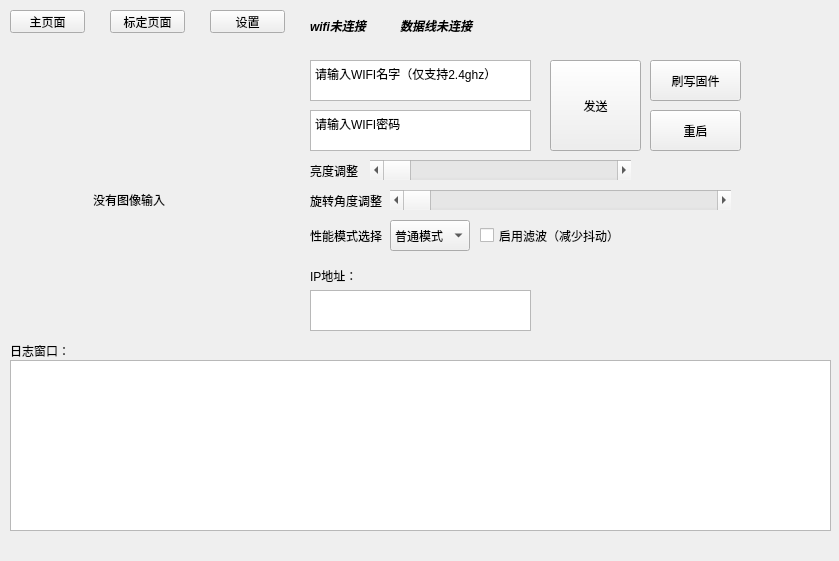
<?xml version="1.0" encoding="UTF-8"?>
<ui version="4.0">
 <class>PaperFaceTrackerMainWindow</class>
 <widget class="QWidget" name="PaperFaceTrackerMainWindow">
  <property name="geometry">
   <rect>
    <x>0</x>
    <y>0</y>
    <width>839</width>
    <height>561</height>
   </rect>
  </property>
  <property name="windowTitle">
   <string>PaperTrack</string>
  </property>
  <property name="styleSheet">
   <string notr="true"/>
  </property>
  <widget class="QStackedWidget" name="stackedWidget">
   <property name="geometry">
    <rect>
     <x>0</x>
     <y>50</y>
     <width>841</width>
     <height>491</height>
    </rect>
   </property>
   <property name="currentIndex">
    <number>0</number>
   </property>
   <widget class="QWidget" name="page">
    <widget class="QLabel" name="ImageLabel">
     <property name="geometry">
      <rect>
       <x>10</x>
       <y>10</y>
       <width>280</width>
       <height>280</height>
      </rect>
     </property>
     <property name="text">
      <string>                         没有图像输入</string>
     </property>
     <property name="textInteractionFlags">
      <set>Qt::TextInteractionFlag::NoTextInteraction</set>
     </property>
    </widget>
    <widget class="QPlainTextEdit" name="SSIDText">
     <property name="geometry">
      <rect>
       <x>310</x>
       <y>10</y>
       <width>221</width>
       <height>41</height>
      </rect>
     </property>
     <property name="plainText">
      <string>请输入WIFI名字（仅支持2.4ghz）</string>
     </property>
    </widget>
    <widget class="QPlainTextEdit" name="PasswordText">
     <property name="geometry">
      <rect>
       <x>310</x>
       <y>60</y>
       <width>221</width>
       <height>41</height>
      </rect>
     </property>
     <property name="plainText">
      <string>请输入WIFI密码</string>
     </property>
    </widget>
    <widget class="QScrollBar" name="BrightnessBar">
     <property name="geometry">
      <rect>
       <x>370</x>
       <y>110</y>
       <width>261</width>
       <height>20</height>
      </rect>
     </property>
     <property name="orientation">
      <enum>Qt::Orientation::Horizontal</enum>
     </property>
    </widget>
    <widget class="QLabel" name="label">
     <property name="geometry">
      <rect>
       <x>310</x>
       <y>110</y>
       <width>51</width>
       <height>21</height>
      </rect>
     </property>
     <property name="text">
      <string>亮度调整</string>
     </property>
    </widget>
    <widget class="QPushButton" name="wifi_send_Button">
     <property name="geometry">
      <rect>
       <x>550</x>
       <y>10</y>
       <width>91</width>
       <height>91</height>
      </rect>
     </property>
     <property name="text">
      <string>发送</string>
     </property>
    </widget>
    <widget class="QPushButton" name="FlashFirmwareButton">
     <property name="geometry">
      <rect>
       <x>650</x>
       <y>10</y>
       <width>91</width>
       <height>41</height>
      </rect>
     </property>
     <property name="text">
      <string>刷写固件</string>
     </property>
    </widget>
    <widget class="QPlainTextEdit" name="LogText">
     <property name="geometry">
      <rect>
       <x>10</x>
       <y>310</y>
       <width>821</width>
       <height>171</height>
      </rect>
     </property>
     <property name="readOnly">
      <bool>true</bool>
     </property>
    </widget>
    <widget class="QLabel" name="label_2">
     <property name="geometry">
      <rect>
       <x>10</x>
       <y>291</y>
       <width>111</width>
       <height>20</height>
      </rect>
     </property>
     <property name="text">
      <string>日志窗口：</string>
     </property>
    </widget>
    <widget class="QTextEdit" name="textEdit">
     <property name="geometry">
      <rect>
       <x>310</x>
       <y>240</y>
       <width>221</width>
       <height>41</height>
      </rect>
     </property>
     <property name="readOnly">
      <bool>true</bool>
     </property>
    </widget>
    <widget class="QLabel" name="label_16">
     <property name="geometry">
      <rect>
       <x>310</x>
       <y>210</y>
       <width>51</width>
       <height>31</height>
      </rect>
     </property>
     <property name="text">
      <string>IP地址：</string>
     </property>
    </widget>
    <widget class="QPushButton" name="restart_Button">
     <property name="geometry">
      <rect>
       <x>650</x>
       <y>60</y>
       <width>91</width>
       <height>41</height>
      </rect>
     </property>
     <property name="text">
      <string>重启</string>
     </property>
    </widget>
    <widget class="QLabel" name="label_17">
     <property name="geometry">
      <rect>
       <x>310</x>
       <y>140</y>
       <width>81</width>
       <height>21</height>
      </rect>
     </property>
     <property name="text">
      <string>旋转角度调整</string>
     </property>
    </widget>
    <widget class="QScrollBar" name="RotateImageBar">
     <property name="geometry">
      <rect>
       <x>390</x>
       <y>140</y>
       <width>341</width>
       <height>20</height>
      </rect>
     </property>
     <property name="maximum">
      <number>1080</number>
     </property>
     <property name="pageStep">
      <number>40</number>
     </property>
     <property name="orientation">
      <enum>Qt::Orientation::Horizontal</enum>
     </property>
    </widget>
    <widget class="QCheckBox" name="UseFilterBox">
     <property name="geometry">
      <rect>
       <x>480</x>
       <y>170</y>
       <width>141</width>
       <height>31</height>
      </rect>
     </property>
     <property name="text">
      <string>启用滤波（减少抖动）</string>
     </property>
    </widget>
    <widget class="QComboBox" name="EnergyModeBox">
     <property name="geometry">
      <rect>
       <x>390</x>
       <y>170</y>
       <width>80</width>
       <height>31</height>
      </rect>
     </property>
     <property name="duplicatesEnabled">
      <bool>false</bool>
     </property>
     <item>
      <property name="text">
       <string>普通模式</string>
      </property>
     </item>
     <item>
      <property name="text">
       <string>节能模式</string>
      </property>
     </item>
     <item>
      <property name="text">
       <string>性能模式</string>
      </property>
     </item>
    </widget>
    <widget class="QLabel" name="label_18">
     <property name="geometry">
      <rect>
       <x>310</x>
       <y>170</y>
       <width>81</width>
       <height>31</height>
      </rect>
     </property>
     <property name="text">
      <string>性能模式选择</string>
     </property>
    </widget>
    <zorder>SSIDText</zorder>
    <zorder>PasswordText</zorder>
    <zorder>BrightnessBar</zorder>
    <zorder>label</zorder>
    <zorder>wifi_send_Button</zorder>
    <zorder>FlashFirmwareButton</zorder>
    <zorder>LogText</zorder>
    <zorder>label_2</zorder>
    <zorder>textEdit</zorder>
    <zorder>label_16</zorder>
    <zorder>restart_Button</zorder>
    <zorder>label_17</zorder>
    <zorder>RotateImageBar</zorder>
    <zorder>UseFilterBox</zorder>
    <zorder>EnergyModeBox</zorder>
    <zorder>label_18</zorder>
    <zorder>ImageLabel</zorder>
   </widget>
   <widget class="QWidget" name="page_2">
    <widget class="QScrollArea" name="scrollArea">
     <property name="geometry">
      <rect>
       <x>0</x>
       <y>30</y>
       <width>500</width>
       <height>441</height>
      </rect>
     </property>
     <property name="minimumSize">
      <size>
       <width>500</width>
       <height>441</height>
      </size>
     </property>
     <property name="verticalScrollBarPolicy">
      <enum>Qt::ScrollBarPolicy::ScrollBarAsNeeded</enum>
     </property>
     <property name="widgetResizable">
      <bool>false</bool>
     </property>
     <widget class="QWidget" name="scrollAreaWidgetContents">
      <property name="geometry">
       <rect>
        <x>0</x>
        <y>0</y>
        <width>639</width>
        <height>500</height>
       </rect>
      </property>
      <property name="minimumSize">
       <size>
        <width>0</width>
        <height>500</height>
       </size>
      </property>
      <widget class="QLabel" name="label_5">
       <property name="geometry">
        <rect>
         <x>10</x>
         <y>10</y>
         <width>91</width>
         <height>16</height>
        </rect>
       </property>
       <property name="text">
        <string>左脸颊</string>
       </property>
      </widget>
      <widget class="QLabel" name="label_10">
       <property name="geometry">
        <rect>
         <x>10</x>
         <y>210</y>
         <width>91</width>
         <height>16</height>
        </rect>
       </property>
       <property name="text">
        <string>嘴左移</string>
       </property>
      </widget>
      <widget class="QLabel" name="label_13">
       <property name="geometry">
        <rect>
         <x>10</x>
         <y>330</y>
         <width>91</width>
         <height>16</height>
        </rect>
       </property>
       <property name="text">
        <string>舌头向上</string>
       </property>
      </widget>
      <widget class="QLabel" name="label_6">
       <property name="geometry">
        <rect>
         <x>10</x>
         <y>50</y>
         <width>91</width>
         <height>16</height>
        </rect>
       </property>
       <property name="text">
        <string>右脸颊</string>
       </property>
      </widget>
      <widget class="QLabel" name="label_15">
       <property name="geometry">
        <rect>
         <x>10</x>
         <y>410</y>
         <width>91</width>
         <height>16</height>
        </rect>
       </property>
       <property name="text">
        <string>舌头向左</string>
       </property>
      </widget>
      <widget class="QLabel" name="label_7">
       <property name="geometry">
        <rect>
         <x>10</x>
         <y>90</y>
         <width>91</width>
         <height>16</height>
        </rect>
       </property>
       <property name="text">
        <string>张嘴</string>
       </property>
      </widget>
      <widget class="QLabel" name="label_11">
       <property name="geometry">
        <rect>
         <x>10</x>
         <y>250</y>
         <width>91</width>
         <height>16</height>
        </rect>
       </property>
       <property name="text">
        <string>嘴右移</string>
       </property>
      </widget>
      <widget class="QLabel" name="label_9">
       <property name="geometry">
        <rect>
         <x>10</x>
         <y>170</y>
         <width>91</width>
         <height>16</height>
        </rect>
       </property>
       <property name="text">
        <string>下巴右移</string>
       </property>
      </widget>
      <widget class="QLabel" name="label_14">
       <property name="geometry">
        <rect>
         <x>10</x>
         <y>370</y>
         <width>91</width>
         <height>16</height>
        </rect>
       </property>
       <property name="text">
        <string>舌头向下</string>
       </property>
      </widget>
      <widget class="QLabel" name="label_8">
       <property name="geometry">
        <rect>
         <x>10</x>
         <y>130</y>
         <width>91</width>
         <height>16</height>
        </rect>
       </property>
       <property name="text">
        <string>下巴左移</string>
       </property>
      </widget>
      <widget class="QLabel" name="label_12">
       <property name="geometry">
        <rect>
         <x>10</x>
         <y>290</y>
         <width>91</width>
         <height>16</height>
        </rect>
       </property>
       <property name="text">
        <string>舌头伸出</string>
       </property>
      </widget>
      <widget class="QLabel" name="label_31">
       <property name="geometry">
        <rect>
         <x>10</x>
         <y>450</y>
         <width>91</width>
         <height>16</height>
        </rect>
       </property>
       <property name="text">
        <string>舌头向右</string>
       </property>
      </widget>
      <widget class="QProgressBar" name="CheekPullLeftValue">
       <property name="geometry">
        <rect>
         <x>350</x>
         <y>0</y>
         <width>151</width>
         <height>31</height>
        </rect>
       </property>
       <property name="value">
        <number>24</number>
       </property>
      </widget>
      <widget class="QProgressBar" name="CheekPullRightValue">
       <property name="geometry">
        <rect>
         <x>350</x>
         <y>40</y>
         <width>151</width>
         <height>31</height>
        </rect>
       </property>
       <property name="value">
        <number>24</number>
       </property>
      </widget>
      <widget class="QProgressBar" name="JawLeftValue">
       <property name="geometry">
        <rect>
         <x>350</x>
         <y>120</y>
         <width>151</width>
         <height>31</height>
        </rect>
       </property>
       <property name="value">
        <number>24</number>
       </property>
      </widget>
      <widget class="QProgressBar" name="JawOpenValue">
       <property name="geometry">
        <rect>
         <x>350</x>
         <y>80</y>
         <width>151</width>
         <height>31</height>
        </rect>
       </property>
       <property name="value">
        <number>24</number>
       </property>
      </widget>
      <widget class="QProgressBar" name="MouthLeftValue">
       <property name="geometry">
        <rect>
         <x>350</x>
         <y>200</y>
         <width>151</width>
         <height>31</height>
        </rect>
       </property>
       <property name="value">
        <number>24</number>
       </property>
      </widget>
      <widget class="QProgressBar" name="JawRightValue">
       <property name="geometry">
        <rect>
         <x>350</x>
         <y>160</y>
         <width>151</width>
         <height>31</height>
        </rect>
       </property>
       <property name="value">
        <number>24</number>
       </property>
      </widget>
      <widget class="QProgressBar" name="TongueOutValue">
       <property name="geometry">
        <rect>
         <x>350</x>
         <y>280</y>
         <width>151</width>
         <height>31</height>
        </rect>
       </property>
       <property name="value">
        <number>24</number>
       </property>
      </widget>
      <widget class="QProgressBar" name="MouthRightValue">
       <property name="geometry">
        <rect>
         <x>350</x>
         <y>240</y>
         <width>151</width>
         <height>31</height>
        </rect>
       </property>
       <property name="value">
        <number>24</number>
       </property>
      </widget>
      <widget class="QProgressBar" name="TongueDownValue">
       <property name="geometry">
        <rect>
         <x>350</x>
         <y>360</y>
         <width>151</width>
         <height>31</height>
        </rect>
       </property>
       <property name="value">
        <number>24</number>
       </property>
      </widget>
      <widget class="QProgressBar" name="TongueUpValue">
       <property name="geometry">
        <rect>
         <x>350</x>
         <y>320</y>
         <width>151</width>
         <height>31</height>
        </rect>
       </property>
       <property name="value">
        <number>24</number>
       </property>
      </widget>
      <widget class="QProgressBar" name="TongueRightValue">
       <property name="geometry">
        <rect>
         <x>350</x>
         <y>440</y>
         <width>151</width>
         <height>31</height>
        </rect>
       </property>
       <property name="value">
        <number>24</number>
       </property>
      </widget>
      <widget class="QProgressBar" name="TongueLeftValue">
       <property name="geometry">
        <rect>
         <x>350</x>
         <y>400</y>
         <width>151</width>
         <height>31</height>
        </rect>
       </property>
       <property name="value">
        <number>24</number>
       </property>
      </widget>
      <widget class="QScrollBar" name="CheekPuffLeftBar">
       <property name="geometry">
        <rect>
         <x>120</x>
         <y>10</y>
         <width>201</width>
         <height>16</height>
        </rect>
       </property>
       <property name="orientation">
        <enum>Qt::Orientation::Horizontal</enum>
       </property>
      </widget>
      <widget class="QScrollBar" name="CheekPuffRightBar">
       <property name="geometry">
        <rect>
         <x>120</x>
         <y>50</y>
         <width>201</width>
         <height>16</height>
        </rect>
       </property>
       <property name="orientation">
        <enum>Qt::Orientation::Horizontal</enum>
       </property>
      </widget>
      <widget class="QScrollBar" name="JawOpenBar">
       <property name="geometry">
        <rect>
         <x>120</x>
         <y>90</y>
         <width>201</width>
         <height>16</height>
        </rect>
       </property>
       <property name="orientation">
        <enum>Qt::Orientation::Horizontal</enum>
       </property>
      </widget>
      <widget class="QScrollBar" name="JawLeftBar">
       <property name="geometry">
        <rect>
         <x>120</x>
         <y>130</y>
         <width>201</width>
         <height>16</height>
        </rect>
       </property>
       <property name="orientation">
        <enum>Qt::Orientation::Horizontal</enum>
       </property>
      </widget>
      <widget class="QScrollBar" name="MouthLeftBar">
       <property name="geometry">
        <rect>
         <x>120</x>
         <y>210</y>
         <width>201</width>
         <height>16</height>
        </rect>
       </property>
       <property name="orientation">
        <enum>Qt::Orientation::Horizontal</enum>
       </property>
      </widget>
      <widget class="QScrollBar" name="JawRightBar">
       <property name="geometry">
        <rect>
         <x>120</x>
         <y>170</y>
         <width>201</width>
         <height>16</height>
        </rect>
       </property>
       <property name="orientation">
        <enum>Qt::Orientation::Horizontal</enum>
       </property>
      </widget>
      <widget class="QScrollBar" name="TongueOutBar">
       <property name="geometry">
        <rect>
         <x>120</x>
         <y>290</y>
         <width>201</width>
         <height>16</height>
        </rect>
       </property>
       <property name="orientation">
        <enum>Qt::Orientation::Horizontal</enum>
       </property>
      </widget>
      <widget class="QScrollBar" name="MouthRightBar">
       <property name="geometry">
        <rect>
         <x>120</x>
         <y>250</y>
         <width>201</width>
         <height>16</height>
        </rect>
       </property>
       <property name="orientation">
        <enum>Qt::Orientation::Horizontal</enum>
       </property>
      </widget>
      <widget class="QScrollBar" name="TongueDownBar">
       <property name="geometry">
        <rect>
         <x>120</x>
         <y>370</y>
         <width>201</width>
         <height>16</height>
        </rect>
       </property>
       <property name="orientation">
        <enum>Qt::Orientation::Horizontal</enum>
       </property>
      </widget>
      <widget class="QScrollBar" name="TongueUpBar">
       <property name="geometry">
        <rect>
         <x>120</x>
         <y>330</y>
         <width>201</width>
         <height>16</height>
        </rect>
       </property>
       <property name="orientation">
        <enum>Qt::Orientation::Horizontal</enum>
       </property>
      </widget>
      <widget class="QScrollBar" name="TongueRightBar">
       <property name="geometry">
        <rect>
         <x>120</x>
         <y>450</y>
         <width>201</width>
         <height>16</height>
        </rect>
       </property>
       <property name="orientation">
        <enum>Qt::Orientation::Horizontal</enum>
       </property>
      </widget>
      <widget class="QScrollBar" name="TongueLeftBar">
       <property name="geometry">
        <rect>
         <x>120</x>
         <y>410</y>
         <width>201</width>
         <height>16</height>
        </rect>
       </property>
       <property name="orientation">
        <enum>Qt::Orientation::Horizontal</enum>
       </property>
      </widget>
     </widget>
    </widget>
    <widget class="QPushButton" name="SaveParamConfigButton">
     <property name="geometry">
      <rect>
       <x>510</x>
       <y>30</y>
       <width>131</width>
       <height>41</height>
      </rect>
     </property>
     <property name="text">
      <string>保存参数</string>
     </property>
    </widget>
    <widget class="QLabel" name="ImageLabelCal">
     <property name="geometry">
      <rect>
       <x>510</x>
       <y>190</y>
       <width>280</width>
       <height>280</height>
      </rect>
     </property>
     <property name="text">
      <string/>
     </property>
    </widget>
    <widget class="QLabel" name="label_3">
     <property name="geometry">
      <rect>
       <x>200</x>
       <y>10</y>
       <width>61</width>
       <height>16</height>
      </rect>
     </property>
     <property name="text">
      <string>放大倍率</string>
     </property>
    </widget>
    <widget class="QLabel" name="label_4">
     <property name="geometry">
      <rect>
       <x>310</x>
       <y>10</y>
       <width>61</width>
       <height>16</height>
      </rect>
     </property>
     <property name="text">
      <string>x3</string>
     </property>
    </widget>
    <widget class="QLabel" name="label_19">
     <property name="geometry">
      <rect>
       <x>130</x>
       <y>10</y>
       <width>61</width>
       <height>16</height>
      </rect>
     </property>
     <property name="text">
      <string>x1</string>
     </property>
    </widget>
   </widget>
   <widget class="QWidget" name="page_3">
    <widget class="QPushButton" name="CheckClientVersionButton">
     <property name="geometry">
      <rect>
       <x>20</x>
       <y>10</y>
       <width>101</width>
       <height>41</height>
      </rect>
     </property>
     <property name="text">
      <string>检查客户端更新</string>
     </property>
    </widget>
    <widget class="QPushButton" name="CheckFirmwareVersionButton">
     <property name="geometry">
      <rect>
       <x>20</x>
       <y>60</y>
       <width>101</width>
       <height>41</height>
      </rect>
     </property>
     <property name="text">
      <string>检查固件更新</string>
     </property>
    </widget>
   </widget>
  </widget>
  <widget class="QPushButton" name="MainPageButton">
   <property name="geometry">
    <rect>
     <x>10</x>
     <y>10</y>
     <width>75</width>
     <height>23</height>
    </rect>
   </property>
   <property name="text">
    <string>主页面</string>
   </property>
  </widget>
  <widget class="QPushButton" name="CalibrationPageButton">
   <property name="geometry">
    <rect>
     <x>110</x>
     <y>10</y>
     <width>75</width>
     <height>23</height>
    </rect>
   </property>
   <property name="text">
    <string>标定页面</string>
   </property>
  </widget>
  <widget class="QLabel" name="WifiConnectLabel">
   <property name="geometry">
    <rect>
     <x>310</x>
     <y>10</y>
     <width>81</width>
     <height>31</height>
    </rect>
   </property>
   <property name="font">
    <font>
     <italic>true</italic>
     <bold>true</bold>
     <stylestrategy>PreferAntialias</stylestrategy>
    </font>
   </property>
   <property name="text">
    <string>wifi未连接</string>
   </property>
   <property name="textInteractionFlags">
    <set>Qt::TextInteractionFlag::NoTextInteraction</set>
   </property>
  </widget>
  <widget class="QLabel" name="SerialConnectLabel">
   <property name="geometry">
    <rect>
     <x>400</x>
     <y>10</y>
     <width>131</width>
     <height>31</height>
    </rect>
   </property>
   <property name="font">
    <font>
     <italic>true</italic>
     <bold>true</bold>
     <underline>false</underline>
     <stylestrategy>PreferAntialias</stylestrategy>
    </font>
   </property>
   <property name="cursor">
    <cursorShape>ArrowCursor</cursorShape>
   </property>
   <property name="text">
    <string>数据线未连接</string>
   </property>
   <property name="textFormat">
    <enum>Qt::TextFormat::AutoText</enum>
   </property>
   <property name="textInteractionFlags">
    <set>Qt::TextInteractionFlag::NoTextInteraction</set>
   </property>
  </widget>
  <widget class="QPushButton" name="SettingPageButton">
   <property name="geometry">
    <rect>
     <x>210</x>
     <y>10</y>
     <width>75</width>
     <height>23</height>
    </rect>
   </property>
   <property name="text">
    <string>设置</string>
   </property>
  </widget>
 </widget>
 <resources/>
 <connections/>
</ui>
